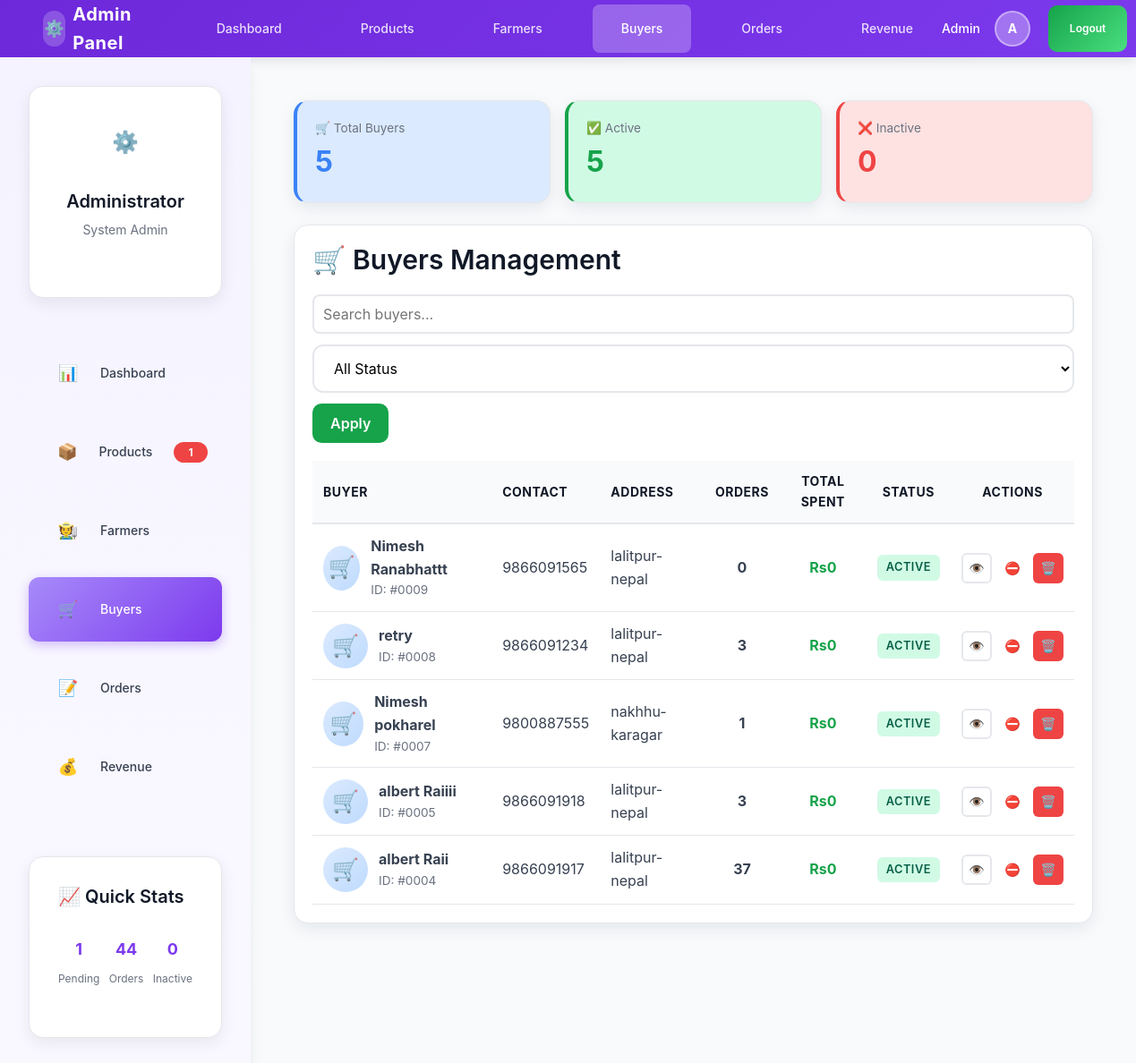
The app's page /LocalFarmerMarket2/admin/buyers.php (signed in), older data.
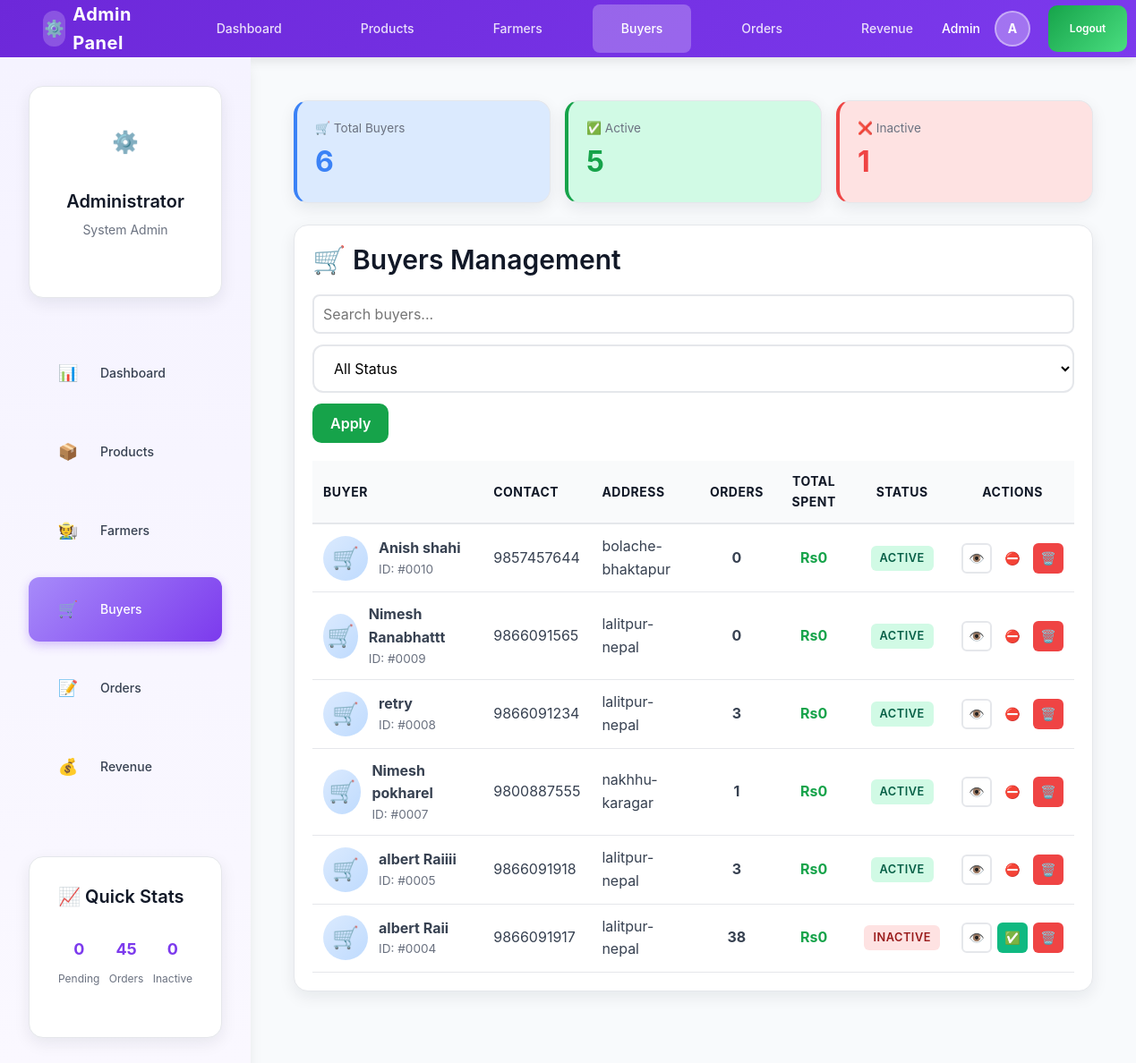
The same page, newer data.
### tables this page shows
CREATE TABLE `buyer` (
  `buyer_id` int(11) NOT NULL,
  `name` varchar(100) NOT NULL,
  `contact` varchar(15) NOT NULL,
  `address` varchar(255) NOT NULL,
  `password` varchar(255) NOT NULL,
  `created_at` timestamp NOT NULL DEFAULT current_timestamp(),
  `is_active` tinyint(1) DEFAULT 1
);

### LocalFarmerMarket2/admin/buyers.php (the view, shortened to what the changed rows need)
<?php
require_once '../db.php';
$sql = "SELECT b.*,
        (SELECT COUNT(*) FROM orders WHERE buyer_id = b.buyer_id) as order_count,
        (SELECT SUM(total_amount) FROM orders WHERE buyer_id = b.buyer_id AND status = 'Delivered') as total_spent
        FROM buyer b
        WHERE 1=1";
$sql .= " ORDER BY b.created_at DESC";
$stmt = $conn->prepare($sql);
$stmt->execute();
$buyers = $stmt->get_result()->fetch_all(MYSQLI_ASSOC);
$stats = [
    'total' => $conn->query("SELECT COUNT(*) as c FROM buyer")->fetch_assoc()['c'],
    'active' => $conn->query("SELECT COUNT(*) as c FROM buyer WHERE is_active = 1")->fetch_assoc()['c'],
    'inactive' => $conn->query("SELECT COUNT(*) as c FROM buyer WHERE is_active = 0")->fetch_assoc()['c']
];
?>
<?php include 'includes/header.php'; ?>
<div class="main-wrapper">
  <?php include 'includes/sidebar.php'; ?>
  <div class="main-content">
  <div style="max-width:1400px;margin:0 auto">
    <div style="display:grid;grid-template-columns:repeat(auto-fit,minmax(200px,1fr));gap:16px;margin-bottom:24px">
      <div class="card" style="background:#dbeafe;border-left:4px solid #3b82f6">
        <div class="small-muted">🛒 Total Buyers</div>
        <div style="font-size:2rem;font-weight:700;color:#3b82f6"><?php echo $stats['total']; ?></div>
      </div>
      <div class="card" style="background:#fee2e2;border-left:4px solid #ef4444">
        <div class="small-muted">❌ Inactive</div>
        <div style="font-size:2rem;font-weight:700;color:#ef4444"><?php echo $stats['inactive']; ?></div>
      </div>
    </div>
    <div class="card">
      <h2 style="margin-top:0">🛒 Buyers Management</h2>
      <?php if (!empty($buyers)): ?>
        <div style="overflow-x:auto">
          <table class="table-compact" style="width:100%;border-collapse:collapse">
            <thead>
              <tr style="background:#f9fafb;border-bottom:2px solid #e5e7eb">
                <th style="padding:12px;text-align:left">Buyer</th>
                <th style="padding:12px;text-align:left">Contact</th>
                <th style="padding:12px;text-align:left">Address</th>
                <th style="padding:12px;text-align:center">Orders</th>
                <th style="padding:12px;text-align:center">Total Spent</th>
                <th style="padding:12px;text-align:center">Status</th>
                <th style="padding:12px;text-align:center">Actions</th>
              </tr>
            </thead>
            <tbody>
              <?php foreach ($buyers as $buyer): ?>
                <tr style="border-bottom:1px solid #e5e7eb">
                  <td style="padding:12px">
                    <div style="display:flex;gap:12px;align-items:center">
                      <div style="width:50px;height:50px;background:linear-gradient(135deg,#dbeafe,#bfdbfe);border-radius:50%;display:flex;align-items:center;justify-content:center;font-size:1.5rem">
                        🛒
                      </div>
                      <div>
                        <div style="font-weight:700"><?php echo htmlspecialchars($buyer['name']); ?></div>
                        <div class="small-muted">ID: #<?php echo str_pad($buyer['buyer_id'], 4, '0', STR_PAD_LEFT); ?></div>
                      </div>
                    </div>
                  </td>
                  <td style="padding:12px">
                    <div><?php echo htmlspecialchars($buyer['contact']); ?></div>
                  </td>
                  <td style="padding:12px">
                    <div><?php echo htmlspecialchars($buyer['address']); ?></div>
                  </td>
                  <td style="padding:12px;text-align:center">
                    <div style="font-weight:700"><?php echo $buyer['order_count']; ?></div>
                  </td>
                  <td style="padding:12px;text-align:center">
                    <div style="font-weight:700;color:#16a34a">
                      Rs<?php echo number_format($buyer['total_spent'] ?? 0, 0); ?>
                    </div>
                  </td>
                  <td style="padding:12px;text-align:center">
                    <?php if ($buyer['is_active']): ?>
                      <span class="badge badge-success">Active</span>
                    <?php else: ?>
                      <span class="badge badge-danger">Inactive</span>
                    <?php endif; ?>
                  </td>
                  <td style="padding:12px;text-align:center">
                    <div class="actions-cell">
                      <button class="btn-icon btn-ghost" onclick='viewBuyer(<?php echo json_encode($buyer); ?>)' title="View" aria-label="View">👁️</button>
                      <form method="POST" style="display:inline">
                        <button class="btn-icon <?php echo $buyer['is_active'] ? 'btn-warning' : 'btn-success'; ?>" title="<?php echo $buyer['is_active'] ? 'Deactivate' : 'Activate'; ?>" aria-label="<?php echo $buyer['is_active'] ? 'Deactivate' : 'Activate'; ?>"><?php echo $buyer['is_active'] ? '⛔' : '✅'; ?></button>
                      </form>
                      <form method="POST" style="display:inline" onsubmit="return confirm('Delete this buyer? This cannot be undone.')">
                        <button class="btn-icon btn-danger" title="Delete" aria-label="Delete">🗑️</button>
                      </form>
                    </div>
                  </td>
                </tr>
              <?php endforeach; ?>
            </tbody>
          </table>
        </div>
      <?php else: ?>
        <div style="text-align:center;padding:40px">
          <p>No buyers found.</p>
        </div>
      <?php endif; ?>
  </div>
  </div>
</div>
</div>
</body>
</html>

### LocalFarmerMarket2/admin/includes/sidebar.php (shortened to what the changed rows need)
<?php
$current_page = basename($_SERVER['PHP_SELF']);
$pending_products = $conn->query("SELECT COUNT(*) as count FROM products WHERE approval_status = 'pending'")->fetch_assoc()['count'] ?? 0;
$total_orders = $conn->query("SELECT COUNT(*) as count FROM orders")->fetch_assoc()['count'] ?? 0;
?>
<aside class="sidebar admin-sidebar">
  <nav style="margin-top: var(--space-2xl);">
    <a href="products.php" class="sidebar-item <?php echo ($current_page === 'products.php') ? 'active' : ''; ?>">
      <span class="sidebar-icon">📦</span>
      <span class="sidebar-label">Products</span>
      <?php if ($pending_products > 0): ?>
        <span class="sidebar-badge"><?php echo $pending_products; ?></span>
      <?php endif; ?>
    </a>
  </nav>
  <div class="card card-compact" style="margin-top: var(--space-3xl);">
    <div style="display: flex; justify-content: space-between; margin-bottom: var(--space-md);">
      <div style="text-align: center;">
        <p style="margin: 0; color: var(--admin); font-weight: 700; font-size: var(--text-lg);"><?php echo $pending_products; ?></p>
        <p style="margin: var(--space-xs) 0 0 0; font-size: var(--text-xs); color: var(--gray-500);">Pending</p>
      </div>
      <div style="text-align: center;">
        <p style="margin: 0; color: var(--admin); font-weight: 700; font-size: var(--text-lg);"><?php echo $total_orders; ?></p>
        <p style="margin: var(--space-xs) 0 0 0; font-size: var(--text-xs); color: var(--gray-500);">Orders</p>
      </div>
    </div>
  </div>
</aside>

Row changes from the older to the newer data that the page shows:
added buyer: name "Anish shahi", buyer_id "0010", contact "9857457644", address "bolache-bhaktapur", order_count "0", total_spent "0", is_active "ACTIVE"
changed buyer "albert Raii": order_count "37" → "38"; is_active "ACTIVE ⛔" → "INACTIVE ✅"
Text that changed along with them:
$pending_products: "1" → "0"
$total_orders: "44" → "45"
$stats['total']: "5" → "6"
$stats['inactive']: "0" → "1"
$pending_products: "1" → (not shown)
